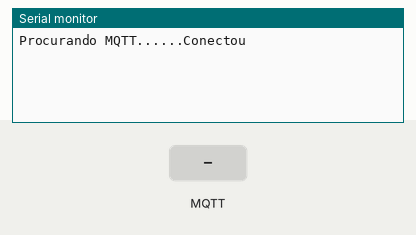
This sketch was run on a simulated Arduino Uno, built with avr-gcc and run on an emulated ATmega328P. Shown: the last lines printed to the serial monitor. The test bench sets the inputs (shaded band). WiFi joins after 1.5 s; servers stay silent unless stated; no MQTT or app messages arrive unless stated.

Above: at 2.7 s.
2.8 s: MQTT message "1" arrives on the first subscribed topic
At 7.1 s:
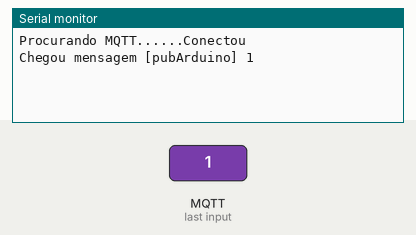
8.0 s: MQTT message "on" arrives on the first subscribed topic
At 12.2 s:
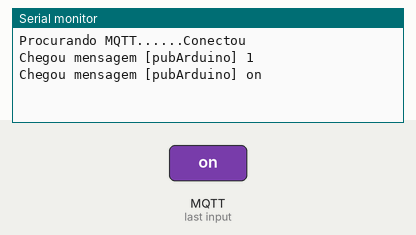
13.0 s: MQTT message "off" arrives on the first subscribed topic
At 17.3 s:
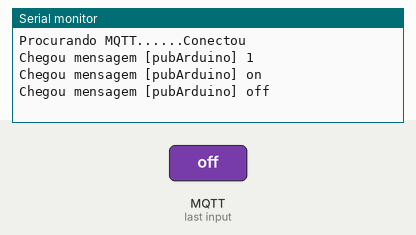

Measured:
- after the input at 2.8 s, the serial monitor: prints a new line after 3.8 s (image 1)
- after the input at 8.0 s, the serial monitor: prints a new line after 3.6 s (image 2)
- after the input at 13.0 s, the serial monitor: prints a new line after 3.6 s (image 3)

The sketch:

sketch_arduino_mqtt.ino
```cpp
#include <SPI.h>
#include <Ethernet.h>
#include <PubSubClient.h>   // Biblioteca instalada para realizar a comunicação com o protocolo MQTT

// Ajustes necessários para comunicação via rede
byte mac[]    = {  0xDE, 0xED, 0xBA, 0xFE, 0xFE, 0xED };
IPAddress ip(192,168,1,199);  // IP local : 192.168.1.199
IPAddress server(192,168,1,144); // Servidor: 192.168.1.144 (onde está rodando o broker MQTT - Mosquitto)
int cnt;
int cntTentativaConexao;

void callback(char* topic, byte* payload, unsigned int length) {
  Serial.print("Chegou mensagem [");
  Serial.print(topic);
  Serial.print("] ");
  for (int i=0;i<length;i++) {
    Serial.print((char)payload[i]);
  }
  Serial.println();
}

EthernetClient ethClient;
PubSubClient client(ethClient);

void reconnect() {
  char stentativa[10];
  while (!client.connected()) {
    Serial.print("Procurando MQTT......");
    // Tentativa de conexão
    if (client.connect("arduinoClient")) {
      Serial.println("Conectou");
      // Atuando como publicador...
      client.publish("pubArduino","Arduino mandando mensagem inicial");
      // ... e assinante
      client.subscribe("pubArduino");
    } else {
      snprintf(stentativa, 10, "%d", cntTentativaConexao++);
      Serial.print("falhou, rc=");
      Serial.print(client.state());
      Serial.print(" tentativa: ");
      Serial.print(stentativa);
      Serial.println ("  em 5 segundos.");
      delay(5000);
    }
  }
}

void setup()
{
  Serial.begin(57600); // atenção à velocidade de transmissão

  client.setServer(server, 1883);
  client.setCallback(callback);

  Ethernet.begin(mac, ip);
  // Pausa para arrumações internas
  delay(1500);
  cnt = 0;
  cntTentativaConexao = 1;
}

void loop()
{
  char smedida[10];
  if (!client.connected()) {
    reconnect();
  }
  else
  {
     snprintf(smedida, 10, "%d", cnt++);
     client.publish("pubArduino","arduino informa: estou vivo!");
     client.publish("pubArduino",smedida);
     client.subscribe("pubArduino");
     delay(5000);
  }
  client.loop();
}
```
